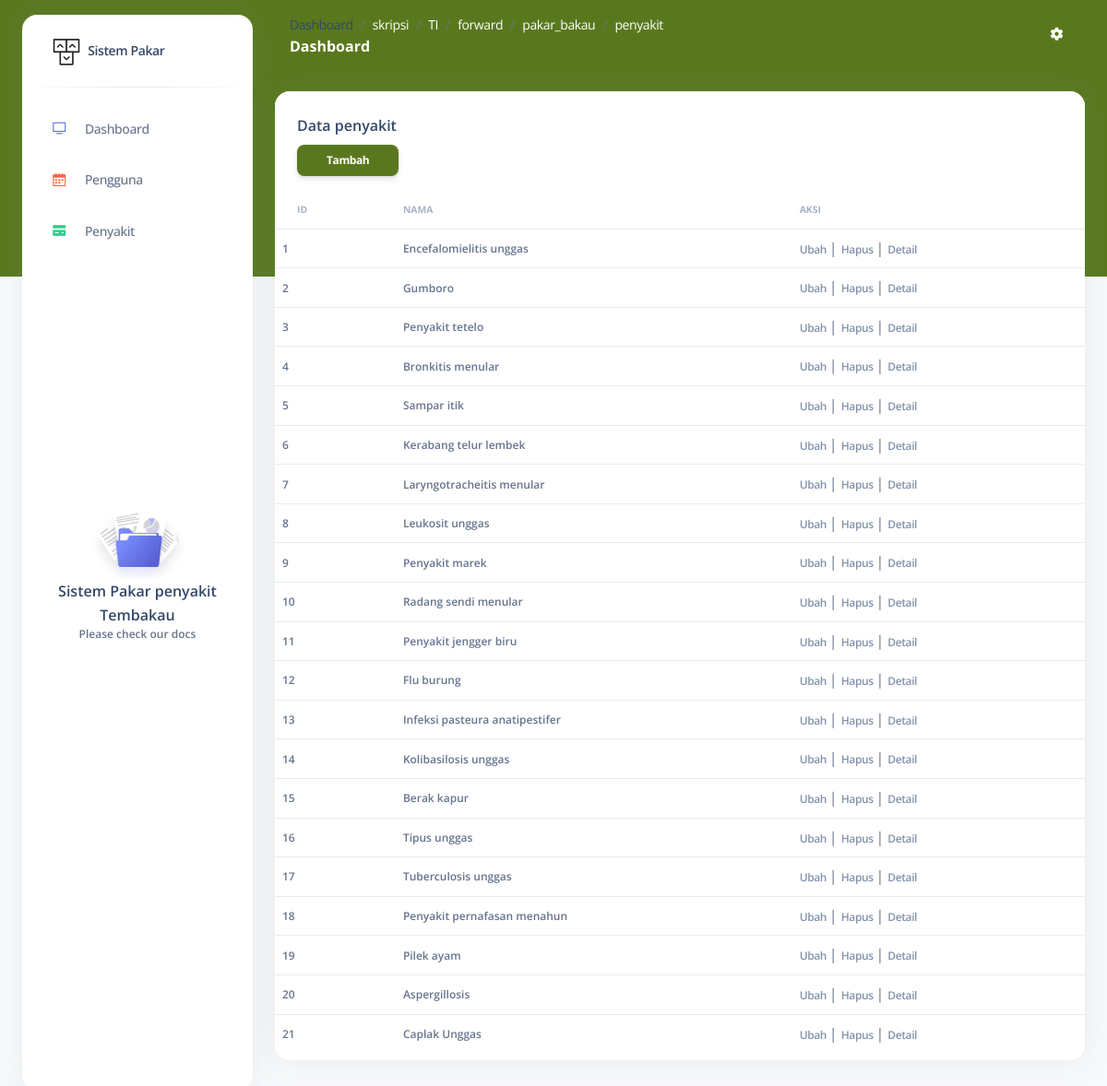
The app's page /index.php/penyakit, older data.
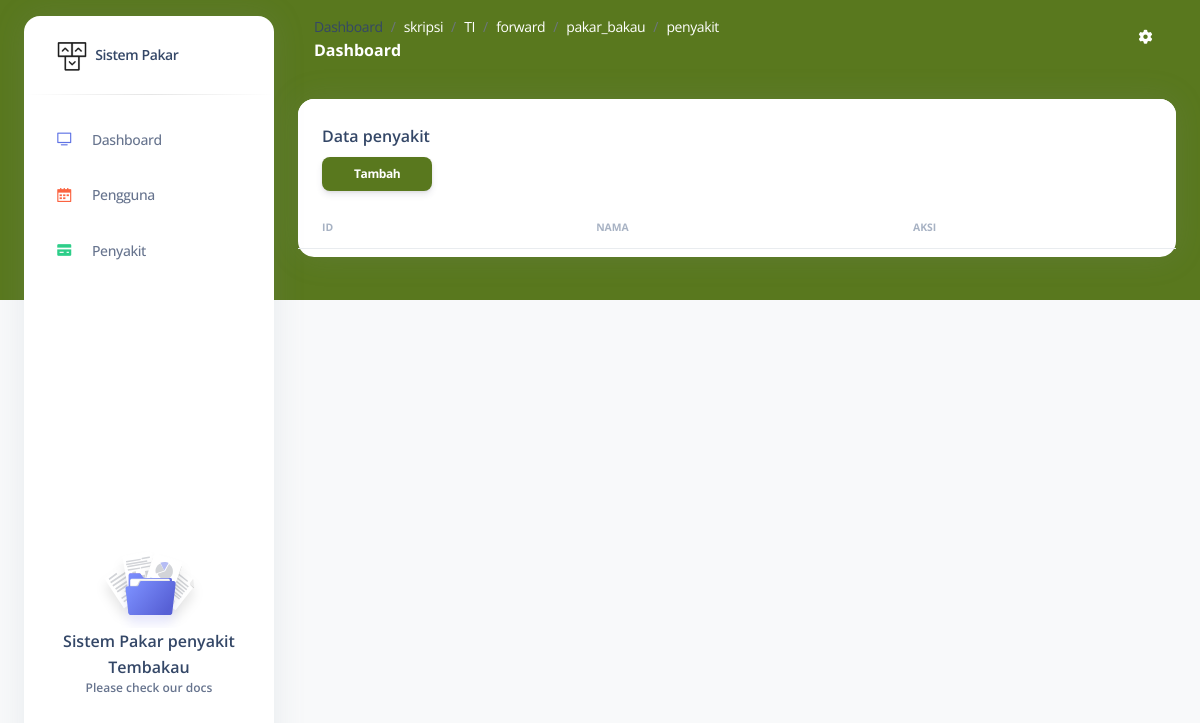
The same page, newer data.
### tables this page shows
CREATE TABLE `penyakit` (
  `id` int NOT NULL,
  `nama` varchar(40) NOT NULL,
  `solusi` text
);

### application/controllers/Penyakit.php (called while the page is built, shortened)
<?php
class Penyakit extends CI_Controller {
	function __construct()
  	{
		$this->low = "penyakit";
		$this->cap = "Penyakit";
		$this->load->helper("Response_helper");
		$this->load->helper("Input_helper");
    }
    public function index(){
		$data['title'] = "Data $this->cap";
		$data['content'] = "$this->low/index";
		$data['data'] = $this->db->get("$this->low")->result_array();
        $this->load->view('backend/index',$data);
    }
}

### index.php (called while the page is built, shortened)
<?php
require_once BASEPATH.'core/CodeIgniter.php';

### application/helpers/response_helper.php (called while the page is built, shortened)
<?php
class Response_helper
{
	public static function part($file)
	{
		include str_replace("system", "application/views/", BASEPATH) . "part/$file.php";
	}
}

### application/views/backend/layout/content.php (called while the page is built)
<?php
include str_replace("system", "application/views/backend/content", BASEPATH)."/$content.php";
 ?>

### application/views/backend/content/penyakit/index.php (the view, shortened to what this page needs)
<div class="container-fluid py-4">
      <div class="row">
        <div class="col-12">
          <div class="card mb-4">
            <div class="card-header pb-0">
              <h6>Data <?= $this->low ?></h6>
              <a href="<?= base_url($this->low.'/add') ?>"><button class="btn btn-primary btn-sm ms-auto ">Tambah</button></a>
            </div>
            <div class="card-body px-0 pt-0 pb-2">
              <div class="table-responsive p-0">
                <table class="table align-items-center mb-0">
                  <thead>
                    <tr>
                      <th class="text-uppercase text-secondary text-xxs font-weight-bolder opacity-7">ID</th>
                      <th class="text-uppercase text-secondary text-xxs font-weight-bolder opacity-7 ps-2">Nama</th>
                      <th class="text-uppercase text-secondary text-xxs font-weight-bolder opacity-7 ps-2">Aksi</th>
                    </tr>
                  </thead>
                  <tbody>
                  <?php
                    $no = 1;
                    foreach ($data as $d) {
                    ?>
                    <tr>
                     <td class="text-xs font-weight-bold mb-0"><?= $no ?></td>
                     <td>
                        <p class="text-xs font-weight-bold mb-0"><?= $d['nama'] ?></p>
                      </td>
                      <td class="align-middle">
                        <a href="<?= base_url($this->low.'/edit/'.$d['id']) ?>" class="text-secondary font-weight-bold text-xs" data-toggle="tooltip" data-original-title="Edit user">
                          Ubah
                        </a>
                        |
                        <a href="<?= base_url($this->low.'/delete/'.$d['id']) ?>" class="text-secondary font-weight-bold text-xs " onclick="return hapus()" data-toggle="tooltip" data-original-title="Hapus user">
                          Hapus
                        </a>
                        |
                        <a href="<?= base_url($this->low.'/detail/'.$d['id']) ?>" class="text-secondary font-weight-bold text-xs " data-toggle="tooltip" data-original-title="Hapus user">
                          Detail
                        </a>
                      </td>
                    </tr>
                    <?php $no++;} ?>
                  </tbody>
                </table>
              </div>
            </div>
          </div>
        </div>
      </div>
    </div>

### application/views/backend/index.php (shortened to what this page needs)
<!DOCTYPE html>
<html>
<head>
  <link href="<?= base_url() ?>assets/css/nucleo-icons.css" rel="stylesheet" />
  <link href="<?= base_url() ?>assets/css/nucleo-svg.css" rel="stylesheet" />
  <link href="<?= base_url() ?>assets/css/nucleo-svg.css" rel="stylesheet" />
  <link id="pagestyle" href="<?= base_url() ?>assets/css/argon-dashboard.css?v=2.0.0" rel="stylesheet" />
  <link rel="stylesheet" href="<?= base_url('') ?>assets/css/leaflet.awesome-markers.css">
  <link rel="stylesheet" href="https://unpkg.com/leaflet@1.7.1/dist/leaflet.css" />
</head>
<body class="g-sidenav-show   bg-gray-100">
    <?php
      include str_replace("system", "application/views/backend/", BASEPATH)."/layout/sidebar.php";
     ?>
       <main class="main-content position-relative border-radius-lg ">
       <?php
          include str_replace("system", "application/views/backend/", BASEPATH)."/layout/navbar.php";
          include str_replace("system", "application/views/backend/", BASEPATH)."/layout/content.php";
        ?>
       </main>
</body>
</html>

### application/views/backend/layout/sidebar.php (shortened to what this page needs)
<aside class="sidenav bg-white navbar navbar-vertical navbar-expand-xs border-0 border-radius-xl my-3 fixed-start ms-4 " id="sidenav-main">
    <div class="sidenav-header">
      <a class="navbar-brand m-0" href=" https://demos.creative-tim.com/argon-dashboard/pages/dashboard.html " target="_blank">
        <img src="<?= base_url() ?>assets/img/logo-ct-dark.png" class="navbar-brand-img h-100" alt="main_logo">
        <span class="ms-1 font-weight-bold">Sistem Pakar </span>
      </a>
    </div>
    <hr class="horizontal dark mt-0">
    <div class="collapse navbar-collapse  w-auto " id="sidenav-collapse-main">
      <ul class="navbar-nav">
        <li class="nav-item">
          <a class="nav-link " href="<?= base_url("dashboard") ?>">
            <div class="icon icon-shape icon-sm border-radius-md text-center me-2 d-flex align-items-center justify-content-center">
              <i class="ni ni-tv-2 text-primary text-sm opacity-10"></i>
            </div>
            <span class="nav-link-text ms-1">Dashboard</span>
          </a>
        </li>
        <li class="nav-item">
          <a class="nav-link " href="<?= base_url("pengguna") ?>">
            <div class="icon icon-shape icon-sm border-radius-md text-center me-2 d-flex align-items-center justify-content-center">
              <i class="ni ni-calendar-grid-58 text-warning text-sm opacity-10"></i>
            </div>
            <span class="nav-link-text ms-1">Pengguna</span>
          </a>
        </li>
        <li class="nav-item">
          <a class="nav-link " href="<?= base_url('penyakit') ?>">
            <div class="icon icon-shape icon-sm border-radius-md text-center me-2 d-flex align-items-center justify-content-center">
              <i class="ni ni-credit-card text-success text-sm opacity-10"></i>
            </div>
            <span class="nav-link-text ms-1">Penyakit</span>
          </a>
        </li>
      </ul>
    </div>
    <div class="sidenav-footer mx-3 ">
      <div class="card card-plain shadow-none" id="sidenavCard">
        <img class="w-50 mx-auto" src="<?= base_url() ?>assets/img/illustrations/icon-documentation.svg" alt="sidebar_illustration">
        <div class="card-body text-center p-3 w-100 pt-0">
          <div class="docs-info">
            <h6 class="mb-0">Sistem Pakar penyakit Tembakau</h6>
            <p class="text-xs font-weight-bold mb-0">Please check our docs</p>
          </div>
        </div>
      </div>
    </div>
  </aside>

### application/views/backend/layout/navbar.php (shortened to what this page needs)
<nav class="navbar navbar-main navbar-expand-lg px-0 mx-4 shadow-none border-radius-xl " id="navbarBlur" data-scroll="false">
  <div class="container-fluid py-1 px-3">
    <nav aria-label="breadcrumb">
      <?php Response_Helper::part('breadcrumb') ?>
      <h6 class="font-weight-bolder text-white mb-0">Dashboard</h6>
    </nav>
    <div class="collapse navbar-collapse mt-sm-0 mt-2 me-md-0 me-sm-4" id="navbar">
      <ul class="navbar-nav  justify-content-end">
        <li class="nav-item dropdown pe-2 d-flex align-items-center">
          <a href="javascript:;" class="nav-link text-white p-0" id="dropdownMenuButton" data-bs-toggle="dropdown" aria-expanded="false">
            <i class="fa fa-cog fixed-plugin-button-nav cursor-pointer"></i>
          </a>
        </li>
      </ul>
    </div>
  </div>
</nav>

### application/views/part/breadcrumb.php
<ol class="breadcrumb bg-transparent mb-0 pb-0 pt-1 px-0 me-sm-6 me-5">
    <li class="breadcrumb-item text-sm"><a href="<?=base_url()."dashboard"?>">Dashboard</a></li>
    <?php
        $var = str_replace("http://", "", base_url(uri_string()));
        $link = explode('/', $var);
        for($i = 2; $i < count($link);$i++){
    ?>
    <li class="breadcrumb-item text-sm" aria-current="page"><a href="#" class='text-white'><?=  $link[$i] ?></a></li>
    <?php } ?>
</ol>

### assets/css/nucleo-svg.css (style rules this page uses)
.icon { display: inline-block; color: #111111; height: 1em; width: 1em; }
.icon-sm { height: 0.8em; width: 0.8em; }
.icon { fill: currentColor; stroke: none; }

### application/views/backend/index.php (style rules this page uses)
.bg-primary,.btn-primary { background:#59781e!important; }

Row changes from the older to the newer data that the page shows:
removed penyakit: nama "Encefalomielitis unggas"
removed penyakit: nama "Gumboro"
removed penyakit: nama "Penyakit tetelo"
removed penyakit: nama "Bronkitis menular"
removed penyakit: nama "Sampar itik"
removed penyakit: nama "Kerabang telur lembek"
removed penyakit: nama "Laryngotracheitis menular"
removed penyakit: nama "Leukosit unggas"
removed penyakit: nama "Penyakit marek"
removed penyakit: nama "Radang sendi menular"
removed penyakit: nama "Penyakit jengger biru"
removed penyakit: nama "Flu burung"
removed penyakit: nama "Infeksi pasteura anatipestifer"
removed penyakit: nama "Kolibasilosis unggas"
removed penyakit: nama "Berak kapur"
removed penyakit: nama "Tipus unggas"
removed penyakit: nama "Tuberculosis unggas"
removed penyakit: nama "Penyakit pernafasan menahun"
removed penyakit: nama "Pilek ayam"
removed penyakit: nama "Aspergillosis"
removed penyakit: nama "Caplak Unggas"
